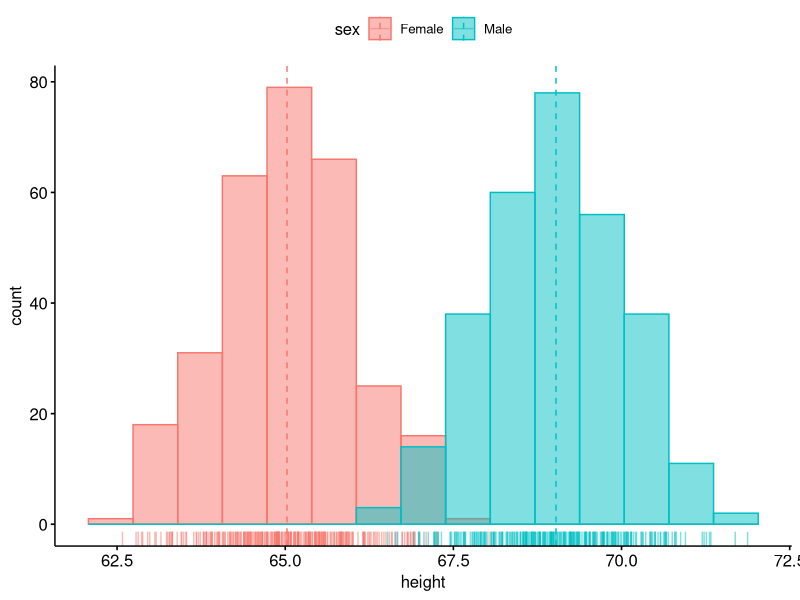
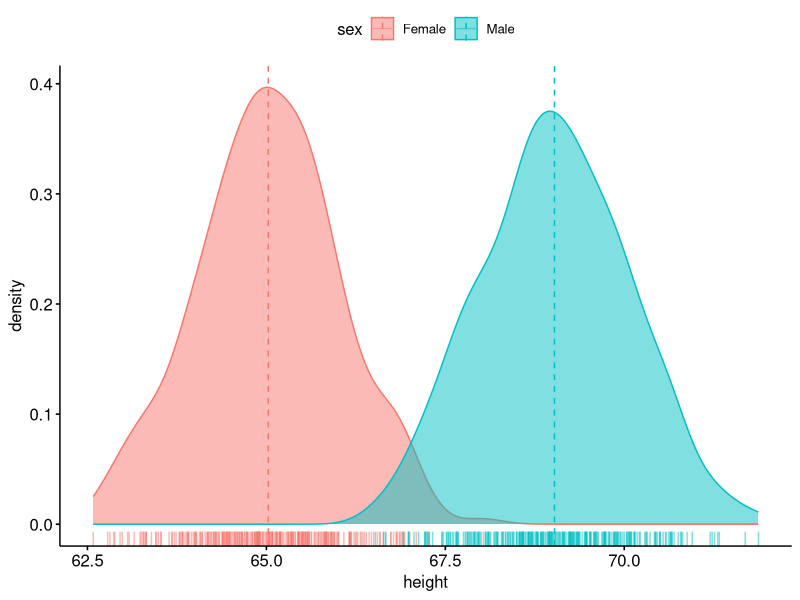

These figures' R source, in order: (Note: this script raises an error after producing the figures.)
## ---- chunk 1
knitr::opts_chunk$set(echo = TRUE)
## ---- chunk 2
library(ggplot2)
library(ggpubr)
## ---- chunk 3
set.seed(2000)
heightdata <- data.frame(
          sex = factor(rep(c("Female", "Male"), each=300)),
   height = c(rnorm(300, 65), rnorm(300, 69)))
## ---- chunk 4
gghistogram(heightdata, x = "height",
   add = "mean", rug = TRUE,
   color = "sex", fill = "sex", bins= 15)
## ---- chunk 5
ggdensity(heightdata, x = "height",
   add = "mean", rug = TRUE,
   color = "sex", fill = "sex")
## ---- chunk 6
data(ais, package = "alr4")
ais <- ais[1:50,]
head(ais,10)
## ---- chunk 7
pbox <- ggboxplot(ais,x = "Sport", y = "Wt",
                color = "Sport",  
                add = "jitter", shape = "Sport")
pbox
## ---- chunk 8
mycomparisons <- list(c("b_ball", "netball"), c("netball", "row"), c("b_ball", "row"))
pbox + stat_compare_means(comparisons = mycomparisons)+
   stat_compare_means(label.y = 50)
## ---- chunk 9
ggviolin(ais, x = "Sport", y = "Wt", fill = "Sport",
         add = "boxplot", add.params = list(fill = "white"))+
   stat_compare_means(comparisons = mycomparisons)+
   stat_compare_means(label.y = 50)
## ---- chunk 10
data(mtcars)
cars <- mtcars
cars$gear <- factor(cars$gear)
cars$name <- rownames(cars)
head(cars[,c("name", "wt", "hp","gear")])
## ---- chunk 11
ggbarplot(cars, x = "name", y = "hp",
          fill = "gear",               
          color = "white",
          palette = "jco",
          sort.val = "desc",  
          sort.by.groups = FALSE,
          x.text.angle = 60,
          ylab = "Horse Power",
          xlab = FALSE,
          legend.title="Gear"
          )
## ---- chunk 12
ggbarplot(cars, x = "name", y = "hp",
          fill = "gear",               
          color = "white",  
          palette = "jco",
          sort.val = "asc",  
          sort.by.groups = TRUE,
          x.text.angle = 60,
          ylab = "Horsepower",
          xlab = FALSE,
          legend.title="Gear"
          )
## ---- chunk 13
cars$hp_z <- (cars$hp-mean(cars$hp))/sd(cars$hp)
cars$hp_grp <- factor(ifelse(cars$hp_z<0, "low","high"), levels=c("low", "high"))
head(cars[,c("name", "wt", "hp", "hp_grp", "gear")])
## ---- chunk 14
ggbarplot(cars, x="name", y="hp_z",
          fill = "hp_grp",
          color = "white",
          palette = "jco",
          sort.val = "asc",
          sort.by.groups = FALSE,
          x.text.angle=60,
          ylab = "Horsepower z-scores",
          xlab = FALSE, 
          legend.title="Horsepower Group")
## ---- chunk 15
rotate=TRUE
## ---- chunk 16
ggbarplot(cars, x="name", y="hp_z",
          fill = "hp_grp",
          color = "white",
          palette = "jco",
          sort.val = "asc",
          sort.by.groups = FALSE,
          x.text.angle=90,
          ylab = "Horsepower z-scores",
          xlab = FALSE, 
          legend.title="Horsepower Group",
          rotate=TRUE,
          ggtheme = theme_minimal())
## ---- chunk 17
ggdotchart(cars, x="name", y="hp",
           color="gear",
           palette = "jco",
           sorting = "ascending",
           add = "segments",
           ggtheme = theme_pubr(),
           legend.title = "Gear",
           ylab="Horsepower",
           xlab=FALSE)
## ---- chunk 18
ggdotchart(cars, x="name", y="hp",
           color="gear",
           palette = "jco",
           sorting = "descending",
           add = "segments",
           rotate=TRUE,
           group="gear",
           dot.size=6,
           label=round(cars$mpg),
           font.label = list(color="white", size=9, vjust=0.5),
           ggtheme = theme_pubr(),
           legend.title = "Gear",
           ylab=FALSE,
           xlab = "Horsepower")
## ---- chunk 19
ggdotchart(cars, x = "name", y = "hp",
           color = "gear", 
           palette = "jco",
           sorting = "descending",                 
           rotate = TRUE,                          
           dot.size = 2,
           ggtheme = theme_pubr(),
           legend.title = "Gear")+
  theme_cleveland()                                
## ---- chunk 20
y.text.col=TRUE
## ---- chunk 21
ggdotchart(cars, x = "name", y = "hp",
           color = "gear", 
           palette = "jco",
           sorting = "descending",                 
           rotate = TRUE,                          
           dot.size = 2,                           
           ggtheme = theme_pubr(),
           y.text.col=TRUE,
           legend.title = "Gear")+
  theme_cleveland()      
